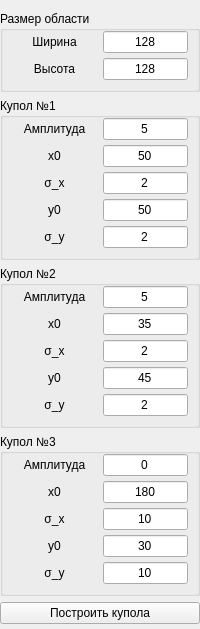
              <widget class="QWidget" name="widget_dome_parameters" native="true">
               <layout class="QVBoxLayout" name="layout_dome_parameters">
                <property name="leftMargin">
                 <number>0</number>
                </property>
                <property name="rightMargin">
                 <number>0</number>
                </property>
                <property name="bottomMargin">
                 <number>5</number>
                </property>
                <item>
                 <widget class="QGroupBox" name="groupBox_area_size">
                  <property name="sizePolicy">
                   <sizepolicy hsizetype="Preferred" vsizetype="Maximum">
                    <horstretch>0</horstretch>
                    <verstretch>0</verstretch>
                   </sizepolicy>
                  </property>
                  <property name="title">
                   <string>Размер области</string>
                  </property>
                  <layout class="QVBoxLayout" name="layout_area_size">
                   <property name="spacing">
                    <number>5</number>
                   </property>
                   <property name="leftMargin">
                    <number>0</number>
                   </property>
                   <property name="topMargin">
                    <number>0</number>
                   </property>
                   <property name="rightMargin">
                    <number>0</number>
                   </property>
                   <property name="bottomMargin">
                    <number>9</number>
                   </property>
                   <item>
                    <widget class="QWidget" name="widget_width_area" native="true">
                     <property name="sizePolicy">
                      <sizepolicy hsizetype="Preferred" vsizetype="Maximum">
                       <horstretch>0</horstretch>
                       <verstretch>0</verstretch>
                      </sizepolicy>
                     </property>
                     <layout class="QHBoxLayout" name="layout_width_area" stretch="1,1">
                      <property name="topMargin">
                       <number>0</number>
                      </property>
                      <property name="bottomMargin">
                       <number>0</number>
                      </property>
                      <item>
                       <widget class="QLabel" name="label_text_width_area">
                        <property name="font">
                         <font>
                          <weight>50</weight>
                          <italic>false</italic>
                          <bold>false</bold>
                          <underline>false</underline>
                          <strikeout>false</strikeout>
                          <kerning>true</kerning>
                         </font>
                        </property>
                        <property name="text">
                         <string>Ширина</string>
                        </property>
                        <property name="alignment">
                         <set>Qt::AlignCenter</set>
                        </property>
                       </widget>
                      </item>
                      <item>
                       <widget class="QLineEdit" name="lineEdit_width_area">
                        <property name="text">
                         <string>128</string>
                        </property>
                        <property name="alignment">
                         <set>Qt::AlignCenter</set>
                        </property>
                       </widget>
                      </item>
                     </layout>
                    </widget>
                   </item>
                   <item>
                    <widget class="QWidget" name="widget_height_area" native="true">
                     <property name="sizePolicy">
                      <sizepolicy hsizetype="Preferred" vsizetype="Maximum">
                       <horstretch>0</horstretch>
                       <verstretch>0</verstretch>
                      </sizepolicy>
                     </property>
                     <layout class="QHBoxLayout" name="layout_height_area" stretch="1,1">
                      <property name="topMargin">
                       <number>0</number>
                      </property>
                      <property name="rightMargin">
                       <number>9</number>
                      </property>
                      <property name="bottomMargin">
                       <number>0</number>
                      </property>
                      <item>
                       <widget class="QLabel" name="label_text_height_area">
                        <property name="text">
                         <string>Высота</string>
                        </property>
                        <property name="alignment">
                         <set>Qt::AlignCenter</set>
                        </property>
                       </widget>
                      </item>
                      <item>
                       <widget class="QLineEdit" name="lineEdit_height_area">
                        <property name="text">
                         <string>128</string>
                        </property>
                        <property name="alignment">
                         <set>Qt::AlignCenter</set>
                        </property>
                       </widget>
                      </item>
                     </layout>
                    </widget>
                   </item>
                  </layout>
                 </widget>
                </item>
                <item>
                 <widget class="QGroupBox" name="groupBox_dome_1">
                  <property name="title">
                   <string>Купол №1</string>
                  </property>
                  <layout class="QVBoxLayout" name="layout_dome_1">
                   <property name="spacing">
                    <number>5</number>
                   </property>
                   <property name="leftMargin">
                    <number>0</number>
                   </property>
                   <property name="topMargin">
                    <number>0</number>
                   </property>
                   <property name="rightMargin">
                    <number>0</number>
                   </property>
                   <property name="bottomMargin">
                    <number>9</number>
                   </property>
                   <item>
                    <widget class="QWidget" name="widget_amplitude_1" native="true">
                     <property name="sizePolicy">
                      <sizepolicy hsizetype="Preferred" vsizetype="Maximum">
                       <horstretch>0</horstretch>
                       <verstretch>0</verstretch>
                      </sizepolicy>
                     </property>
                     <layout class="QHBoxLayout" name="layout_amplitude_1" stretch="1,1">
                      <property name="topMargin">
                       <number>0</number>
                      </property>
                      <property name="bottomMargin">
                       <number>0</number>
                      </property>
                      <item>
                       <widget class="QLabel" name="label_text_amplitude_1">
                        <property name="text">
                         <string>Амплитуда</string>
                        </property>
                        <property name="alignment">
                         <set>Qt::AlignCenter</set>
                        </property>
                       </widget>
                      </item>
                      <item>
                       <widget class="QLineEdit" name="lineEdit_amplitude_1">
                        <property name="text">
                         <string>5</string>
                        </property>
                        <property name="alignment">
                         <set>Qt::AlignCenter</set>
                        </property>
                       </widget>
                      </item>
                     </layout>
                    </widget>
                   </item>
                   <item>
                    <widget class="QWidget" name="widget_x0_1" native="true">
                     <property name="sizePolicy">
                      <sizepolicy hsizetype="Preferred" vsizetype="Maximum">
                       <horstretch>0</horstretch>
                       <verstretch>0</verstretch>
                      </sizepolicy>
                     </property>
                     <layout class="QHBoxLayout" name="layout_x0_1" stretch="1,1">
                      <property name="topMargin">
                       <number>0</number>
                      </property>
                      <property name="bottomMargin">
                       <number>0</number>
                      </property>
                      <item>
                       <widget class="QLabel" name="label_text_x0_1">
                        <property name="text">
                         <string>x0</string>
                        </property>
                        <property name="alignment">
                         <set>Qt::AlignCenter</set>
                        </property>
                       </widget>
                      </item>
                      <item>
                       <widget class="QLineEdit" name="lineEdit_x0_1">
                        <property name="text">
                         <string>50</string>
                        </property>
                        <property name="alignment">
                         <set>Qt::AlignCenter</set>
                        </property>
                       </widget>
                      </item>
                     </layout>
                    </widget>
                   </item>
                   <item>
                    <widget class="QWidget" name="widget_sigma_x_1" native="true">
                     <property name="sizePolicy">
                      <sizepolicy hsizetype="Preferred" vsizetype="Maximum">
                       <horstretch>0</horstretch>
                       <verstretch>0</verstretch>
                      </sizepolicy>
                     </property>
                     <layout class="QHBoxLayout" name="layout_sigma_x_1" stretch="1,1">
                      <property name="topMargin">
                       <number>0</number>
                      </property>
                      <property name="bottomMargin">
                       <number>0</number>
                      </property>
                      <item>
                       <widget class="QLabel" name="label_text_sigma_x_1">
                        <property name="text">
                         <string>σ_x</string>
                        </property>
                        <property name="alignment">
                         <set>Qt::AlignCenter</set>
                        </property>
                       </widget>
                      </item>
                      <item>
                       <widget class="QLineEdit" name="lineEdit_sigma_x_1">
                        <property name="text">
                         <string>2</string>
                        </property>
                        <property name="alignment">
                         <set>Qt::AlignCenter</set>
                        </property>
                       </widget>
                      </item>
                     </layout>
                    </widget>
                   </item>
                   <item>
                    <widget class="QWidget" name="widget_y0_1" native="true">
                     <property name="sizePolicy">
                      <sizepolicy hsizetype="Preferred" vsizetype="Maximum">
                       <horstretch>0</horstretch>
                       <verstretch>0</verstretch>
                      </sizepolicy>
                     </property>
                     <layout class="QHBoxLayout" name="layout_y0_1" stretch="1,1">
                      <property name="topMargin">
                       <number>0</number>
                      </property>
                      <property name="bottomMargin">
                       <number>0</number>
                      </property>
                      <item>
                       <widget class="QLabel" name="label_text_y0_1">
                        <property name="text">
                         <string>y0</string>
                        </property>
                        <property name="alignment">
                         <set>Qt::AlignCenter</set>
                        </property>
                       </widget>
                      </item>
                      <item>
                       <widget class="QLineEdit" name="lineEdit_y0_1">
                        <property name="text">
                         <string>50</string>
                        </property>
                        <property name="alignment">
                         <set>Qt::AlignCenter</set>
                        </property>
                       </widget>
                      </item>
                     </layout>
                    </widget>
                   </item>
                   <item>
                    <widget class="QWidget" name="widget_sigma_y_1" native="true">
                     <property name="sizePolicy">
                      <sizepolicy hsizetype="Preferred" vsizetype="Maximum">
                       <horstretch>0</horstretch>
                       <verstretch>0</verstretch>
                      </sizepolicy>
                     </property>
                     <layout class="QHBoxLayout" name="layout_sigma_y_1" stretch="1,1">
                      <property name="topMargin">
                       <number>0</number>
                      </property>
                      <property name="bottomMargin">
                       <number>0</number>
                      </property>
                      <item>
                       <widget class="QLabel" name="label_text_sigma_y_1">
                        <property name="text">
                         <string>σ_y</string>
                        </property>
                        <property name="alignment">
                         <set>Qt::AlignCenter</set>
                        </property>
                       </widget>
                      </item>
                      <item>
                       <widget class="QLineEdit" name="lineEdit_sigma_y_1">
                        <property name="text">
                         <string>2</string>
                        </property>
                        <property name="alignment">
                         <set>Qt::AlignCenter</set>
                        </property>
                       </widget>
                      </item>
                     </layout>
                    </widget>
                   </item>
                  </layout>
                 </widget>
                </item>
                <item>
                 <widget class="QGroupBox" name="groupBox_dome_2">
                  <property name="title">
                   <string>Купол №2</string>
                  </property>
                  <layout class="QVBoxLayout" name="layout_dome_2">
                   <property name="spacing">
                    <number>5</number>
                   </property>
                   <property name="leftMargin">
                    <number>0</number>
                   </property>
                   <property name="topMargin">
                    <number>0</number>
                   </property>
                   <property name="rightMargin">
                    <number>0</number>
                   </property>
                   <property name="bottomMargin">
                    <number>9</number>
                   </property>
                   <item>
                    <widget class="QWidget" name="widget_amplitude_2" native="true">
                     <property name="sizePolicy">
                      <sizepolicy hsizetype="Preferred" vsizetype="Maximum">
                       <horstretch>0</horstretch>
                       <verstretch>0</verstretch>
                      </sizepolicy>
                     </property>
                     <layout class="QHBoxLayout" name="layout_amplitude_2" stretch="1,1">
                      <property name="topMargin">
                       <number>0</number>
                      </property>
                      <property name="bottomMargin">
                       <number>0</number>
                      </property>
                      <item>
                       <widget class="QLabel" name="label_text_amplitude_2">
                        <property name="text">
                         <string>Амплитуда</string>
                        </property>
                        <property name="alignment">
                         <set>Qt::AlignCenter</set>
                        </property>
                       </widget>
                      </item>
                      <item>
                       <widget class="QLineEdit" name="lineEdit_amplitude_2">
                        <property name="text">
                         <string>5</string>
                        </property>
                        <property name="alignment">
                         <set>Qt::AlignCenter</set>
                        </property>
                       </widget>
                      </item>
                     </layout>
                    </widget>
                   </item>
                   <item>
                    <widget class="QWidget" name="widget_x0_2" native="true">
                     <property name="sizePolicy">
                      <sizepolicy hsizetype="Preferred" vsizetype="Maximum">
                       <horstretch>0</horstretch>
                       <verstretch>0</verstretch>
                      </sizepolicy>
                     </property>
                     <layout class="QHBoxLayout" name="layout_x0_2" stretch="1,1">
                      <property name="topMargin">
                       <number>0</number>
                      </property>
                      <property name="bottomMargin">
                       <number>0</number>
                      </property>
                      <item>
                       <widget class="QLabel" name="label_text_x0_2">
                        <property name="text">
                         <string>x0</string>
                        </property>
                        <property name="alignment">
                         <set>Qt::AlignCenter</set>
                        </property>
                       </widget>
                      </item>
                      <item>
                       <widget class="QLineEdit" name="lineEdit_x0_2">
                        <property name="text">
                         <string>35</string>
                        </property>
                        <property name="alignment">
                         <set>Qt::AlignCenter</set>
                        </property>
                       </widget>
                      </item>
                     </layout>
                    </widget>
                   </item>
                   <item>
                    <widget class="QWidget" name="widget_sigma_x_2" native="true">
                     <property name="sizePolicy">
                      <sizepolicy hsizetype="Preferred" vsizetype="Maximum">
                       <horstretch>0</horstretch>
                       <verstretch>0</verstretch>
                      </sizepolicy>
                     </property>
                     <layout class="QHBoxLayout" name="layout_sigma_x_2" stretch="1,1">
                      <property name="topMargin">
                       <number>0</number>
                      </property>
                      <property name="bottomMargin">
                       <number>0</number>
                      </property>
                      <item>
                       <widget class="QLabel" name="label_text_sigma_x_2">
                        <property name="text">
                         <string>σ_x</string>
                        </property>
                        <property name="alignment">
                         <set>Qt::AlignCenter</set>
                        </property>
                       </widget>
                      </item>
                      <item>
                       <widget class="QLineEdit" name="lineEdit_sigma_x_2">
                        <property name="text">
                         <string>2</string>
                        </property>
                        <property name="alignment">
                         <set>Qt::AlignCenter</set>
                        </property>
                       </widget>
                      </item>
                     </layout>
                    </widget>
                   </item>
                   <item>
                    <widget class="QWidget" name="widget_y0_2" native="true">
                     <property name="sizePolicy">
                      <sizepolicy hsizetype="Preferred" vsizetype="Maximum">
                       <horstretch>0</horstretch>
                       <verstretch>0</verstretch>
                      </sizepolicy>
                     </property>
                     <layout class="QHBoxLayout" name="layout_y0_2" stretch="1,1">
                      <property name="topMargin">
                       <number>0</number>
                      </property>
                      <property name="bottomMargin">
                       <number>0</number>
                      </property>
                      <item>
                       <widget class="QLabel" name="label_text_y0_2">
                        <property name="text">
                         <string>y0</string>
                        </property>
                        <property name="alignment">
                         <set>Qt::AlignCenter</set>
                        </property>
                       </widget>
                      </item>
                      <item>
                       <widget class="QLineEdit" name="lineEdit_y0_2">
                        <property name="text">
                         <string>45</string>
                        </property>
                        <property name="alignment">
                         <set>Qt::AlignCenter</set>
                        </property>
                       </widget>
                      </item>
                     </layout>
                    </widget>
                   </item>
                   <item>
                    <widget class="QWidget" name="widget_sigma_y_2" native="true">
                     <property name="sizePolicy">
                      <sizepolicy hsizetype="Preferred" vsizetype="Maximum">
                       <horstretch>0</horstretch>
                       <verstretch>0</verstretch>
                      </sizepolicy>
                     </property>
                     <layout class="QHBoxLayout" name="layout_sigma_y_2" stretch="1,1">
                      <property name="topMargin">
                       <number>0</number>
                      </property>
                      <property name="bottomMargin">
                       <number>0</number>
                      </property>
                      <item>
                       <widget class="QLabel" name="label_text_sigma_y_2">
                        <property name="text">
                         <string>σ_y</string>
                        </property>
                        <property name="alignment">
                         <set>Qt::AlignCenter</set>
                        </property>
                       </widget>
                      </item>
                      <item>
                       <widget class="QLineEdit" name="lineEdit_sigma_y_2">
                        <property name="text">
                         <string>2</string>
                        </property>
                        <property name="alignment">
                         <set>Qt::AlignCenter</set>
                        </property>
                       </widget>
                      </item>
                     </layout>
                    </widget>
                   </item>
                  </layout>
                 </widget>
                </item>
                <item>
                 <widget class="QGroupBox" name="groupBox_dome_3">
                  <property name="title">
                   <string>Купол №3</string>
                  </property>
                  <layout class="QVBoxLayout" name="layout_dome_3">
                   <property name="spacing">
                    <number>5</number>
                   </property>
                   <property name="leftMargin">
                    <number>0</number>
                   </property>
                   <property name="topMargin">
                    <number>0</number>
                   </property>
                   <property name="rightMargin">
                    <number>0</number>
                   </property>
                   <property name="bottomMargin">
                    <number>9</number>
                   </property>
                   <item>
                    <widget class="QWidget" name="widget_amplitude_3" native="true">
                     <property name="sizePolicy">
                      <sizepolicy hsizetype="Preferred" vsizetype="Maximum">
                       <horstretch>0</horstretch>
                       <verstretch>0</verstretch>
                      </sizepolicy>
                     </property>
                     <layout class="QHBoxLayout" name="layout_amplitude_3" stretch="1,1">
                      <property name="topMargin">
                       <number>0</number>
                      </property>
                      <property name="bottomMargin">
                       <number>0</number>
                      </property>
                      <item>
                       <widget class="QLabel" name="label_text_amplitude_3">
                        <property name="text">
                         <string>Амплитуда</string>
                        </property>
                        <property name="alignment">
                         <set>Qt::AlignCenter</set>
                        </property>
                       </widget>
                      </item>
                      <item>
                       <widget class="QLineEdit" name="lineEdit_amplitude_3">
                        <property name="text">
                         <string>0</string>
                        </property>
                        <property name="alignment">
                         <set>Qt::AlignCenter</set>
                        </property>
                       </widget>
                      </item>
                     </layout>
                    </widget>
                   </item>
                   <item>
                    <widget class="QWidget" name="widget_x0_3" native="true">
                     <property name="sizePolicy">
                      <sizepolicy hsizetype="Preferred" vsizetype="Maximum">
                       <horstretch>0</horstretch>
                       <verstretch>0</verstretch>
                      </sizepolicy>
                     </property>
                     <layout class="QHBoxLayout" name="layout_x0_3" stretch="1,1">
                      <property name="topMargin">
                       <number>0</number>
                      </property>
                      <property name="bottomMargin">
                       <number>0</number>
                      </property>
                      <item>
                       <widget class="QLabel" name="label_text_x0_3">
                        <property name="text">
                         <string>x0</string>
                        </property>
                        <property name="alignment">
                         <set>Qt::AlignCenter</set>
                        </property>
                       </widget>
                      </item>
                      <item>
                       <widget class="QLineEdit" name="lineEdit_x0_3">
                        <property name="text">
                         <string>180</string>
                        </property>
                        <property name="alignment">
                         <set>Qt::AlignCenter</set>
                        </property>
                       </widget>
                      </item>
                     </layout>
                    </widget>
                   </item>
                   <item>
                    <widget class="QWidget" name="widget_sigma_x_3" native="true">
                     <property name="sizePolicy">
                      <sizepolicy hsizetype="Preferred" vsizetype="Maximum">
                       <horstretch>0</horstretch>
                       <verstretch>0</verstretch>
                      </sizepolicy>
                     </property>
                     <layout class="QHBoxLayout" name="layout_sigma_x_3" stretch="1,1">
                      <property name="topMargin">
                       <number>0</number>
                      </property>
                      <property name="bottomMargin">
                       <number>0</number>
                      </property>
                      <item>
                       <widget class="QLabel" name="label_text_sigma_x_3">
                        <property name="text">
                         <string>σ_x</string>
                        </property>
                        <property name="alignment">
                         <set>Qt::AlignCenter</set>
                        </property>
                       </widget>
                      </item>
                      <item>
                       <widget class="QLineEdit" name="lineEdit_sigma_x_3">
                        <property name="text">
                         <string>10</string>
                        </property>
                        <property name="alignment">
                         <set>Qt::AlignCenter</set>
                        </property>
                       </widget>
                      </item>
                     </layout>
                    </widget>
                   </item>
                   <item>
                    <widget class="QWidget" name="widget_y0_3" native="true">
                     <property name="sizePolicy">
                      <sizepolicy hsizetype="Preferred" vsizetype="Maximum">
                       <horstretch>0</horstretch>
                       <verstretch>0</verstretch>
                      </sizepolicy>
                     </property>
                     <layout class="QHBoxLayout" name="layout_y0_3" stretch="1,1">
                      <property name="topMargin">
                       <number>0</number>
                      </property>
                      <property name="bottomMargin">
                       <number>0</number>
                      </property>
                      <item>
                       <widget class="QLabel" name="label_text_y0_3">
                        <property name="text">
                         <string>y0</string>
                        </property>
                        <property name="alignment">
                         <set>Qt::AlignCenter</set>
                        </property>
                       </widget>
                      </item>
                      <item>
                       <widget class="QLineEdit" name="lineEdit_y0_3">
                        <property name="text">
                         <string>30</string>
                        </property>
                        <property name="alignment">
                         <set>Qt::AlignCenter</set>
                        </property>
                       </widget>
                      </item>
                     </layout>
                    </widget>
                   </item>
                   <item>
                    <widget class="QWidget" name="widget_sigma_y_3" native="true">
                     <property name="sizePolicy">
                      <sizepolicy hsizetype="Preferred" vsizetype="Maximum">
                       <horstretch>0</horstretch>
                       <verstretch>0</verstretch>
                      </sizepolicy>
                     </property>
                     <layout class="QHBoxLayout" name="layout_sigma_y_3" stretch="1,1">
                      <property name="topMargin">
                       <number>0</number>
                      </property>
                      <property name="bottomMargin">
                       <number>0</number>
                      </property>
                      <item>
                       <widget class="QLabel" name="label_text_sigma_y_3">
                        <property name="text">
                         <string>σ_y</string>
                        </property>
                        <property name="alignment">
                         <set>Qt::AlignCenter</set>
                        </property>
                       </widget>
                      </item>
                      <item>
                       <widget class="QLineEdit" name="lineEdit_sigma_y_3">
                        <property name="text">
                         <string>10</string>
                        </property>
                        <property name="alignment">
                         <set>Qt::AlignCenter</set>
                        </property>
                       </widget>
                      </item>
                     </layout>
                    </widget>
                   </item>
                  </layout>
                 </widget>
                </item>
                <item>
                 <widget class="QPushButton" name="pushButton_display_domes">
                  <property name="text">
                   <string>Построить купола</string>
                  </property>
                 </widget>
                </item>
               </layout>
              </widget>
